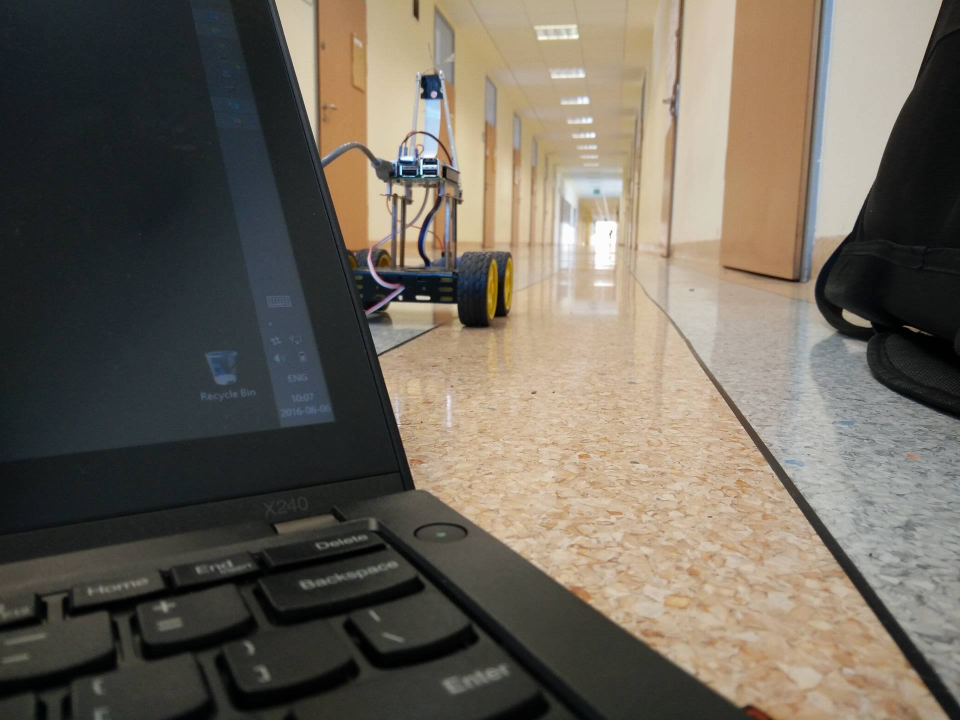
#> input picture Resources/robot.jpg, 1920 x 1440 px (shown at 1/2 size)
$ python -i cameraServiceV2.py   (imports and definitions only)   (Python 2 division)
#> lines starting #> are read from the running program, lines starting #| are printed output that depends on the picture
import matplotlib as plt
from shapely.geometry import LineString
from picamera.array import PiRGBArray
from picamera import PiCamera
import time
import cv2 as cv
import numpy as np

size=(320,240)

def startCamera():
        camera = PiCamera()
        camera.resolution = size
        return camera

def getFrameFromCamera(camera, show = False):
        rawCapture = PiRGBArray(camera, size=size)
        # allow the camera to warmup
        time.sleep(0.1)
        # grab an image from the camera
        camera.capture(rawCapture, format="bgr")
        image = rawCapture.array
        # display the image on screen and wait for a keypress
        if show:
            cv.imshow("Image", image)
            cv.waitKey(0)
        return image
def line_intersection( line1, line2):
        xdiff = (line1[0][0] - line1[1][0], line2[0][0] - line2[1][0])
        ydiff = (line1[0][1] - line1[1][1], line2[0][1] - line2[1][1]) #Typo was here
        def det(a, b):
                return a[0] * b[1] - a[1] * b[0]
        div = det(xdiff, ydiff)
        if div == 0:
                raise Exception('lines do not intersect')

        d = (det(*line1), det(*line2))
        x = det(d, xdiff) / div
        y = det(d, ydiff) / div
        return x, y

def findDirectionError(img, show = False):
        A = []
        B = []
        C = []
        D = []
        height, width, _ = img.shape
        img = img[height*0.55:height, 20:width-20]
        img2 = img
        img = cv.Sobel(img, -1, 1, 0)
        img = cv.Canny(img, 60, 120, apertureSize=3)
        punkty = []
        linie = cv.HoughLines(img, 1, np.pi / 20, 50)
        if linie is not None:
                for i in range(0, len(linie)):
                        for rho, theta in linie[i]:
                                a = np.cos(theta)
                                b = np.sin(theta)
                                x0 = a * rho
                                y0 = b * rho
                                x1 = int(x0 + 1000 * (-b))
                                y1 = int(y0 + 1000 * a)
                                x2 = int(x0 - 1000 * (-b))
                                y2 = int(y0 - 1000 * a)
                                theta = float(theta)
                                if 0.0 <= theta < 1.3:
                                        A = (x1, y1)
                                        B = (x2, y2)
                                        punkty.append([A, B])
                                elif 2.0 < theta < 3.14:
                                        C = (x1, y1)
                                        D = (x2, y2)
                                        punkty.append([C, D])

        suma = 0
        n = 0

        for x in xrange(0, punkty.__len__()):
                cv.line(img2, punkty[x][0], punkty[x][1], (0, 0, 255), 1)
                for y in xrange(x, punkty.__len__()):
                        try:
                            center = line_intersection(punkty[x], punkty[y])
                        except:
                            center = False
                        if center:
                                if 0 <= center[0] <= width:
                                        suma += center[0]
                                        n += 1
                                        cv.circle(img2, center, 2, (255, 0, 0), thickness=-1)

        h, w, _ = img2.shape
        if n != 0:
                avg = suma/n
                cv.rectangle(img2, (avg-5, h/2-5), (avg+5, h/2+5), color=(0, 255, 0), thickness=2)
        try:
            error = (float(avg) / float(width)) - 0.5
        except:
            error = 0;
        print error
        if show:
             cv.imshow("Image", img2)
             cv.waitKey(100)
            # cv.destroyWindow("Image")
        return error


def main():
    camera = startCamera()
    frame = getFrameFromCamera(camera = camera)
    findDirectionError(frame, show = True)
    camera.close()
    cv.destroyWindow('img')

# [2 lines not run here, left out]

>>> import cv2
>>> picture = cv2.imread('../../../Resources/robot.jpg', cv2.IMREAD_GRAYSCALE)
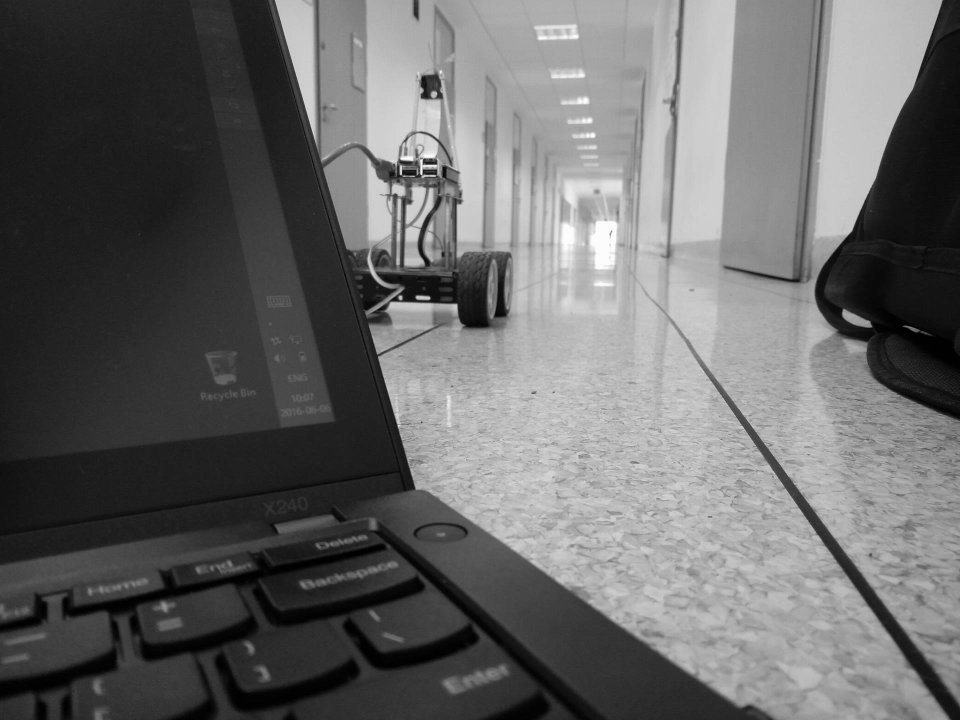
#> picture: shape (1440, 1920) (shown at 1/2 size); min 0, max 255, mean 103.5
>>> result = findDirectionError(picture)
#> (the run stopped early here; a loop or call above may not have finished)
